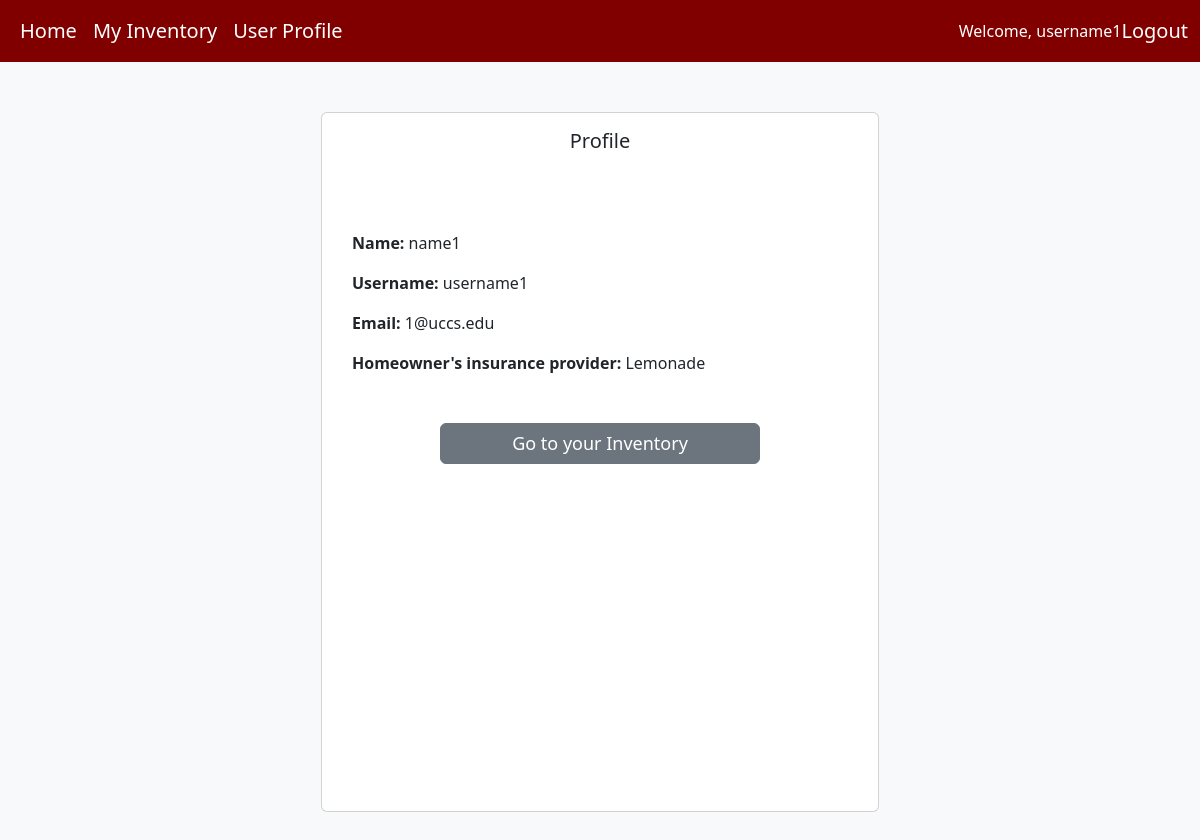
/user/ (signed in), run on the app's committed database.
### inventory_app/models.py (models this page shows, shortened)
class Owner(models.Model):
    user = models.OneToOneField(User, on_delete=models.CASCADE, null=True)
    name = models.CharField(max_length=200)
    email = models.CharField(max_length=200)
    INSURANCE_CHOICES = [
        (None, 'Select an option'),
        ('StateFarm', 'State Farm'),
        ('Allstate', 'Allstate'),
        ('USAA', 'USAA'),
        ('Lemonade', 'Lemonade'),
        ('Nationwide', 'Nationwide'),
        ('LibertyMutual', 'Liberty Mutual'),
        ('Travelers', 'Travelers'),
    ]
    insurance = models.CharField(max_length=100, choices=INSURANCE_CHOICES, blank=True, null=True)
    inventory = models.OneToOneField(Inventory, on_delete=models.CASCADE, unique=True, null=True)
    def __str__(self):
        return self.name

### inventory_app/decorators.py (the view)
        def wrapper_func(request, *args, **kwargs):
            print('allowed roles: ', allowed_roles)
            group = None
            if request.user.groups.exists():
                group = request.user.groups.all()[0].name
            if group in allowed_roles:
                return view_func(request, *args, **kwargs)
            else:
                return HttpResponse('You are not authorized to view this page.')

### inventory_app/views.py (called while the page is built)
@login_required(login_url='login') # if user not authentucated, refirect to login page
@allowed_users(allowed_roles=['owner']) # once logged in only users in allowed_roles can user page
def userPage(request):
    owner = request.user.owner
    print('owner: ', owner)
    inventory = owner.inventory
    print('inventory id: ', inventory.id)
    context = {'inventory':inventory, 'owner':owner}
    return render(request, 'inventory_app/user.html', context)

### inventory_app/templates/inventory_app/user.html
{% extends 'inventory_app/base_template.html' %}
{% block content %}
<div class="container min-vh-100 d-flex justify-content-center">
    <div class="card w-50" style="margin: 50px;">
      <h5 class="text-center p-3">Profile</h5>
      <div class="card-body" style="padding: 30px;">
        <br>
        <p><strong>Name: </strong>{{owner.name}}</p>
        <p><strong>Username: </strong>{{owner.user.username}}</p>
        <p><strong>Email: </strong>{{owner.email}}</p>
        <p><strong>Homeowner's insurance provider: </strong>
            {% if owner.insurance %}
                {{owner.insurance}}
            {% else %}
                None provided
            {% endif %}
        </p>
<br>
<div class="d-flex justify-content-center mx-0 my-2">
    <a class="btn btn-secondary" style="width: 320px; font-size: 18px" href="{% url 'inventory-detail' owner.inventory.id %}" role="button">Go to your Inventory</a>
</div>
</div>
</div>
</div>
{% endblock %}

### inventory_app/templates/inventory_app/base_template.html (shortened to what this page needs)
{% load static %}
<!DOCTYPE html>
<html lang="en">
<head>
{% load bootstrap5 %}
{% bootstrap_css %}
</head>
<body class="bg-light">
<nav class="navbar navbar-expand-md navbar-dark" style="background-color: #800000;">
    <div class="container-fluid">
        <div class="collapse navbar-collapse" id="navbarNav">
            <ul class="navbar-nav">
                <li class="nav-item">
                    <a class="nav-link text-white" style="font-size: 20px;" href="{% url 'index' %}" aria-label="Visit the homepage">Home</a>
                </li>
                {% if request.user.is_authenticated %}
                    {% if request.user.owner.inventory.id %}
                        <li class="nav-item"><a class="nav-link text-white" style="font-size: 20px;" href="{% url 'inventory-detail' request.user.owner.inventory.id %}" aria-label="View inventory">My Inventory</a></li>
                    {% endif %}
                {% endif %}
                <li>
                    {% if request.user.is_authenticated %}
                        <a class="nav-link text-white" style="font-size: 20px;" href="{% url 'user_page' %}" aria-label="View list of items">User Profile</a>
                    {% endif %}
                </li>
            </ul>
        </div>
        {% if request.user.is_authenticated %}
            <span style="color: white;" >Welcome, {{request.user}}</span>
            <span><a class="nav-link text-white" style="font-size: 20px;" href="{% url 'logout' %}">Logout</a></span>
        {% else %}
            {% if request.path != '/accounts/login/' %}
                <span><a class="nav-link text-white" style="font-size: 20px;" href="{% url 'login' %}">Login</a></span>
            {% endif %}
        {% endif %}
    </div>
 </nav>
{% block content %}
{% endblock %}
</body>
</html>

### data on the page
Owner: name "name1", user.username "username1", email "1@uccs.edu", insurance "Lemonade"

### other printed values
{{ request.user }} "username1"
